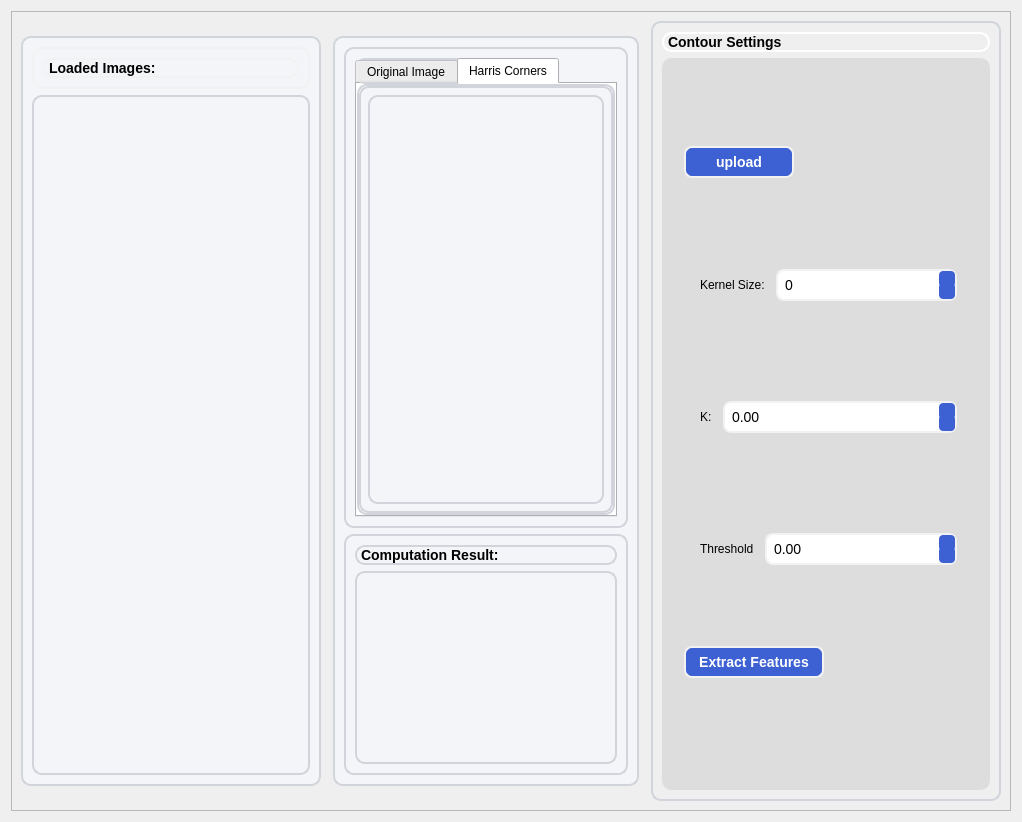
      <widget class="QWidget" name="tab_2">
       <attribute name="title">
        <string>Harris </string>
       </attribute>
       <layout class="QGridLayout" name="gridLayout">
        <item row="0" column="0">
         <widget class="QFrame" name="frame_30">
          <property name="minimumSize">
           <size>
            <width>1000</width>
            <height>800</height>
           </size>
          </property>
          <property name="maximumSize">
           <size>
            <width>2000</width>
            <height>16777215</height>
           </size>
          </property>
          <property name="frameShape">
           <enum>QFrame::StyledPanel</enum>
          </property>
          <property name="frameShadow">
           <enum>QFrame::Raised</enum>
          </property>
          <layout class="QHBoxLayout" name="horizontalLayout_16" stretch="1,2,1">
           <property name="spacing">
            <number>12</number>
           </property>
           <item>
            <widget class="QFrame" name="frame_34">
             <property name="minimumSize">
              <size>
               <width>300</width>
               <height>0</height>
              </size>
             </property>
             <property name="maximumSize">
              <size>
               <width>650</width>
               <height>750</height>
              </size>
             </property>
             <property name="styleSheet">
              <string notr="true">background-color:#F4F5F9;
border-radius:10px;
border : 2px solid #D1D5DB; </string>
             </property>
             <property name="frameShape">
              <enum>QFrame::StyledPanel</enum>
             </property>
             <property name="frameShadow">
              <enum>QFrame::Raised</enum>
             </property>
             <layout class="QGridLayout" name="gridLayout_8">
              <item row="0" column="0">
               <widget class="QFrame" name="frame_35">
                <property name="sizePolicy">
                 <sizepolicy hsizetype="Preferred" vsizetype="Fixed">
                  <horstretch>0</horstretch>
                  <verstretch>0</verstretch>
                 </sizepolicy>
                </property>
                <property name="styleSheet">
                 <string notr="true">border : 2px solid #F2F2F2; </string>
                </property>
                <property name="frameShape">
                 <enum>QFrame::StyledPanel</enum>
                </property>
                <property name="frameShadow">
                 <enum>QFrame::Raised</enum>
                </property>
                <layout class="QHBoxLayout" name="horizontalLayout_29">
                 <item>
                  <widget class="QLabel" name="file_list_label">
                   <property name="sizePolicy">
                    <sizepolicy hsizetype="Preferred" vsizetype="Fixed">
                     <horstretch>0</horstretch>
                     <verstretch>0</verstretch>
                    </sizepolicy>
                   </property>
                   <property name="styleSheet">
                    <string notr="true">color: rgb(0, 0, 0);
font-weight: bold;
font-size: 14px;</string>
                   </property>
                   <property name="text">
                    <string>Loaded Images:</string>
                   </property>
                  </widget>
                 </item>
                </layout>
               </widget>
              </item>
              <item row="1" column="0">
               <widget class="QListWidget" name="file_list"/>
              </item>
             </layout>
            </widget>
           </item>
           <item>
            <widget class="QFrame" name="frame_36">
             <property name="minimumSize">
              <size>
               <width>300</width>
               <height>0</height>
              </size>
             </property>
             <property name="maximumSize">
              <size>
               <width>650</width>
               <height>750</height>
              </size>
             </property>
             <property name="styleSheet">
              <string notr="true">background-color:#F4F5F9;
border-radius:10px;
border : 2px solid #D1D5DB; </string>
             </property>
             <property name="frameShape">
              <enum>QFrame::StyledPanel</enum>
             </property>
             <property name="frameShadow">
              <enum>QFrame::Raised</enum>
             </property>
             <layout class="QGridLayout" name="gridLayout_9" rowstretch="2,1">
              <item row="0" column="0">
               <widget class="QFrame" name="frame">
                <property name="frameShape">
                 <enum>QFrame::StyledPanel</enum>
                </property>
                <property name="frameShadow">
                 <enum>QFrame::Raised</enum>
                </property>
                <layout class="QHBoxLayout" name="horizontalLayout_6">
                 <item>
                  <widget class="QTabWidget" name="tabs">
                   <property name="currentIndex">
                    <number>1</number>
                   </property>
                   <widget class="QWidget" name="original_image_tab">
                    <attribute name="title">
                     <string>Original Image</string>
                    </attribute>
                    <layout class="QHBoxLayout" name="horizontalLayout_4">
                     <item>
                      <widget class="QLabel" name="original_image_label">
                       <property name="text">
                        <string/>
                       </property>
                      </widget>
                     </item>
                    </layout>
                   </widget>
                   <widget class="QWidget" name="harris_tab">
                    <attribute name="title">
                     <string>Harris Corners</string>
                    </attribute>
                    <layout class="QHBoxLayout" name="horizontalLayout_5">
                     <item>
                      <widget class="QLabel" name="harris_image_label">
                       <property name="text">
                        <string/>
                       </property>
                      </widget>
                     </item>
                    </layout>
                   </widget>
                  </widget>
                 </item>
                </layout>
               </widget>
              </item>
              <item row="1" column="0">
               <widget class="QFrame" name="frame_3">
                <property name="frameShape">
                 <enum>QFrame::StyledPanel</enum>
                </property>
                <property name="frameShadow">
                 <enum>QFrame::Raised</enum>
                </property>
                <layout class="QVBoxLayout" name="verticalLayout_7">
                 <item>
                  <widget class="QLabel" name="results_label">
                   <property name="sizePolicy">
                    <sizepolicy hsizetype="Preferred" vsizetype="Fixed">
                     <horstretch>0</horstretch>
                     <verstretch>0</verstretch>
                    </sizepolicy>
                   </property>
                   <property name="styleSheet">
                    <string notr="true">color: rgb(0, 0, 0);
font-weight: bold;
font-size: 14px;</string>
                   </property>
                   <property name="text">
                    <string>Computation Result:</string>
                   </property>
                  </widget>
                 </item>
                 <item>
                  <widget class="QTextEdit" name="results_text"/>
                 </item>
                </layout>
               </widget>
              </item>
             </layout>
            </widget>
           </item>
           <item>
            <widget class="QFrame" name="frame_38">
             <property name="minimumSize">
              <size>
               <width>350</width>
               <height>0</height>
              </size>
             </property>
             <property name="maximumSize">
              <size>
               <width>300</width>
               <height>16777215</height>
              </size>
             </property>
             <property name="styleSheet">
              <string notr="true">
font: 10pt &quot;MS Shell Dlg 2&quot;;
border-radius:10px;
border : 2px solid #D1D5DB; </string>
             </property>
             <property name="frameShape">
              <enum>QFrame::StyledPanel</enum>
             </property>
             <property name="frameShadow">
              <enum>QFrame::Raised</enum>
             </property>
             <layout class="QVBoxLayout" name="verticalLayout_8">
              <item>
               <widget class="QLabel" name="label_10">
                <property name="sizePolicy">
                 <sizepolicy hsizetype="Preferred" vsizetype="Fixed">
                  <horstretch>0</horstretch>
                  <verstretch>0</verstretch>
                 </sizepolicy>
                </property>
                <property name="font">
                 <font>
                  <family>MS Shell Dlg 2</family>
                  <pointsize>-1</pointsize>
                  <weight>75</weight>
                  <italic>false</italic>
                  <bold>true</bold>
                 </font>
                </property>
                <property name="styleSheet">
                 <string notr="true">color: rgb(0, 0, 0);
font-weight: bold;
font-size: 14px;
border : 2px solid #FFFFFF; </string>
                </property>
                <property name="text">
                 <string>Contour Settings</string>
                </property>
               </widget>
              </item>
              <item>
               <widget class="QFrame" name="frame_39">
                <property name="styleSheet">
                 <string notr="true">background-color: rgb(221, 221, 221);
border : 2px solid #DDDDDD; 
border-radius:10px;</string>
                </property>
                <property name="frameShape">
                 <enum>QFrame::StyledPanel</enum>
                </property>
                <property name="frameShadow">
                 <enum>QFrame::Raised</enum>
                </property>
                <layout class="QVBoxLayout" name="verticalLayout">
                 <item>
                  <widget class="QFrame" name="harrisOption_frame">
                   <property name="sizePolicy">
                    <sizepolicy hsizetype="Preferred" vsizetype="Preferred">
                     <horstretch>0</horstretch>
                     <verstretch>0</verstretch>
                    </sizepolicy>
                   </property>
                   <property name="frameShape">
                    <enum>QFrame::StyledPanel</enum>
                   </property>
                   <property name="frameShadow">
                    <enum>QFrame::Raised</enum>
                   </property>
                   <layout class="QVBoxLayout" name="verticalLayout_3">
                    <item>
                     <widget class="QPushButton" name="load_button">
                      <property name="minimumSize">
                       <size>
                        <width>110</width>
                        <height>30</height>
                       </size>
                      </property>
                      <property name="maximumSize">
                       <size>
                        <width>100</width>
                        <height>16777215</height>
                       </size>
                      </property>
                      <property name="font">
                       <font>
                        <family>MS Shell Dlg 2</family>
                        <pointsize>-1</pointsize>
                        <weight>75</weight>
                        <italic>false</italic>
                        <bold>true</bold>
                       </font>
                      </property>
                      <property name="styleSheet">
                       <string notr="true">QPushButton {
    background-color: #3D61D3;  /* Same as ComboBox */
    border-radius: 8px;
    color: white;
    border: 2px solid #F2F2F2;
    padding: 6px 12px;
    font-size: 14px;
    font-weight: bold;
    transition: background-color 0.3s ease-in-out;
}

/* Hover effect */
QPushButton:hover {
    background-color: #2C4ABF; /* Slightly darker blue */
}

/* Pressed effect */
QPushButton:pressed {
    background-color: #1F3A93; /* Even darker for press */
}
</string>
                      </property>
                      <property name="text">
                       <string>upload</string>
                      </property>
                     </widget>
                    </item>
                    <item>
                     <widget class="QFrame" name="frame_50">
                      <property name="minimumSize">
                       <size>
                        <width>0</width>
                        <height>60</height>
                       </size>
                      </property>
                      <property name="maximumSize">
                       <size>
                        <width>16777215</width>
                        <height>50</height>
                       </size>
                      </property>
                      <property name="styleSheet">
                       <string notr="true"/>
                      </property>
                      <property name="frameShape">
                       <enum>QFrame::StyledPanel</enum>
                      </property>
                      <property name="frameShadow">
                       <enum>QFrame::Raised</enum>
                      </property>
                      <layout class="QHBoxLayout" name="horizontalLayout_37">
                       <item>
                        <widget class="QLabel" name="ksize_label">
                         <property name="sizePolicy">
                          <sizepolicy hsizetype="Fixed" vsizetype="Fixed">
                           <horstretch>0</horstretch>
                           <verstretch>0</verstretch>
                          </sizepolicy>
                         </property>
                         <property name="font">
                          <font>
                           <family>MS Shell Dlg 2</family>
                           <pointsize>9</pointsize>
                           <weight>9</weight>
                           <italic>false</italic>
                           <bold>false</bold>
                          </font>
                         </property>
                         <property name="styleSheet">
                          <string notr="true">color: rgb(0, 0, 0);
font: 75 9pt &quot;MS Shell Dlg 2&quot;;
</string>
                         </property>
                         <property name="text">
                          <string>Kernel Size:</string>
                         </property>
                        </widget>
                       </item>
                       <item>
                        <widget class="QSpinBox" name="ksize_spin">
                         <property name="styleSheet">
                          <string notr="true">QSpinBox {
    background-color: #FFFFFF;  /* Clean white background */
    border-radius: 8px;
    color: black;
    border: 2px solid #F2F2F2;  /* Light gray border */
    padding: 5px;
    font-size: 14px;
}

/* Style for the spin buttons */
QSpinBox::up-button, QSpinBox::down-button {
    background-color: #3D61D3;  /* Blue buttons */
    border: none;
    width: 16px;
    height: 16px;
    border-radius: 4px;
}

/* Hover effect */
QSpinBox::up-button:hover, QSpinBox::down-button:hover {
    background-color: #2E4BB7;  /* Slightly darker blue on hover */
}

/* White Arrow Icons */
QSpinBox::up-arrow, QSpinBox::down-arrow {
    width: 10px;
    height: 10px;
    image: url(:/icons/icons8-chevron-up-100.png); /* Replace with actual white arrow icon */
}

QDoubleSpinBox::down-arrow {
    image: url(:/icons/icons8-chevron-up-100.png);
}
</string>
                         </property>
                        </widget>
                       </item>
                      </layout>
                     </widget>
                    </item>
                    <item>
                     <widget class="QFrame" name="frame_51">
                      <property name="minimumSize">
                       <size>
                        <width>0</width>
                        <height>60</height>
                       </size>
                      </property>
                      <property name="maximumSize">
                       <size>
                        <width>16777215</width>
                        <height>50</height>
                       </size>
                      </property>
                      <property name="styleSheet">
                       <string notr="true"/>
                      </property>
                      <property name="frameShape">
                       <enum>QFrame::StyledPanel</enum>
                      </property>
                      <property name="frameShadow">
                       <enum>QFrame::Raised</enum>
                      </property>
                      <layout class="QHBoxLayout" name="horizontalLayout_38">
                       <item>
                        <widget class="QLabel" name="k_label">
                         <property name="sizePolicy">
                          <sizepolicy hsizetype="Fixed" vsizetype="Fixed">
                           <horstretch>0</horstretch>
                           <verstretch>0</verstretch>
                          </sizepolicy>
                         </property>
                         <property name="font">
                          <font>
                           <family>MS Shell Dlg 2</family>
                           <pointsize>9</pointsize>
                           <weight>9</weight>
                           <italic>false</italic>
                           <bold>false</bold>
                          </font>
                         </property>
                         <property name="styleSheet">
                          <string notr="true">color: rgb(0, 0, 0);
font: 75 9pt &quot;MS Shell Dlg 2&quot;;
</string>
                         </property>
                         <property name="text">
                          <string>K:</string>
                         </property>
                        </widget>
                       </item>
                       <item>
                        <widget class="QDoubleSpinBox" name="k_spin">
                         <property name="styleSheet">
                          <string notr="true">QDoubleSpinBox {
    background-color: #FFFFFF;  /* Clean white background */
    border-radius: 8px;
    color: black;
    border: 2px solid #F2F2F2;  /* Light gray border */
    padding: 5px;
    font-size: 14px;
}

/* Style for the spin buttons */
QDoubleSpinBox::up-button, QDoubleSpinBox::down-button {
    background-color: #3D61D3;  /* Blue buttons */
    border: none;
    width: 16px;
    height: 16px;
    border-radius: 4px;
}

/* Hover effect */
QDoubleSpinBox::up-button:hover, QDoubleSpinBox::down-button:hover {
    background-color: #2E4BB7;  /* Slightly darker blue on hover */
}

/* White Arrow Icons */
QDoubleSpinBox::up-arrow, QDoubleSpinBox::down-arrow {
    width: 10px;
    height: 10px;
    image: url(:/icons/icons8-chevron-up-100.png); /* Replace with actual white arrow icon */
}
</string>
                         </property>
                        </widget>
                       </item>
                      </layout>
                     </widget>
                    </item>
                    <item>
                     <widget class="QFrame" name="frame_52">
                      <property name="minimumSize">
                       <size>
                        <width>0</width>
                        <height>60</height>
                       </size>
                      </property>
                      <property name="maximumSize">
                       <size>
                        <width>16777215</width>
                        <height>50</height>
                       </size>
                      </property>
                      <property name="styleSheet">
                       <string notr="true"/>
                      </property>
                      <property name="frameShape">
                       <enum>QFrame::StyledPanel</enum>
                      </property>
                      <property name="frameShadow">
                       <enum>QFrame::Raised</enum>
                      </property>
                      <layout class="QHBoxLayout" name="horizontalLayout_40">
                       <item>
                        <widget class="QLabel" name="threshold_label">
                         <property name="sizePolicy">
                          <sizepolicy hsizetype="Fixed" vsizetype="Fixed">
                           <horstretch>0</horstretch>
                           <verstretch>0</verstretch>
                          </sizepolicy>
                         </property>
                         <property name="font">
                          <font>
                           <family>MS Shell Dlg 2</family>
                           <pointsize>9</pointsize>
                           <weight>9</weight>
                           <italic>false</italic>
                           <bold>false</bold>
                          </font>
                         </property>
                         <property name="styleSheet">
                          <string notr="true">color: rgb(0, 0, 0);
font: 75 9pt &quot;MS Shell Dlg 2&quot;;
</string>
                         </property>
                         <property name="text">
                          <string>Threshold</string>
                         </property>
                        </widget>
                       </item>
                       <item>
                        <widget class="QDoubleSpinBox" name="threshold_spin">
                         <property name="styleSheet">
                          <string notr="true">QDoubleSpinBox {
    background-color: #FFFFFF;  /* Clean white background */
    border-radius: 8px;
    color: black;
    border: 2px solid #F2F2F2;  /* Light gray border */
    padding: 5px;
    font-size: 14px;
}

/* Style for the spin buttons */
QDoubleSpinBox::up-button, QDoubleSpinBox::down-button {
    background-color: #3D61D3;  /* Blue buttons */
    border: none;
    width: 16px;
    height: 16px;
    border-radius: 4px;
}

/* Hover effect */
QDoubleSpinBox::up-button:hover, QDoubleSpinBox::down-button:hover {
    background-color: #2E4BB7;  /* Slightly darker blue on hover */
}

/* White Arrow Icons */
QDoubleSpinBox::up-arrow, QDoubleSpinBox::down-arrow {
    width: 10px;
    height: 10px;
    image: url(:/icons/icons8-chevron-up-100.png); /* Replace with actual white arrow icon */
}
</string>
                         </property>
                        </widget>
                       </item>
                      </layout>
                     </widget>
                    </item>
                    <item>
                     <widget class="QPushButton" name="run_button">
                      <property name="minimumSize">
                       <size>
                        <width>140</width>
                        <height>30</height>
                       </size>
                      </property>
                      <property name="maximumSize">
                       <size>
                        <width>100</width>
                        <height>16777215</height>
                       </size>
                      </property>
                      <property name="font">
                       <font>
                        <family>MS Shell Dlg 2</family>
                        <pointsize>-1</pointsize>
                        <weight>75</weight>
                        <italic>false</italic>
                        <bold>true</bold>
                       </font>
                      </property>
                      <property name="styleSheet">
                       <string notr="true">QPushButton {
    background-color: #3D61D3;  /* Same as ComboBox */
    border-radius: 8px;
    color: white;
    border: 2px solid #F2F2F2;
    padding: 6px 12px;
    font-size: 14px;
    font-weight: bold;
    transition: background-color 0.3s ease-in-out;
}

/* Hover effect */
QPushButton:hover {
    background-color: #2C4ABF; /* Slightly darker blue */
}

/* Pressed effect */
QPushButton:pressed {
    background-color: #1F3A93; /* Even darker for press */
}
</string>
                      </property>
                      <property name="text">
                       <string>Extract Features</string>
                      </property>
                     </widget>
                    </item>
                   </layout>
                  </widget>
                 </item>
                 <item>
                  <widget class="QLabel" name="hough_sliderLabel4">
                   <property name="sizePolicy">
                    <sizepolicy hsizetype="Preferred" vsizetype="Fixed">
                     <horstretch>0</horstretch>
                     <verstretch>0</verstretch>
                    </sizepolicy>
                   </property>
                   <property name="font">
                    <font>
                     <family>MS Shell Dlg 2</family>
                     <pointsize>9</pointsize>
                     <weight>9</weight>
                     <italic>false</italic>
                     <bold>false</bold>
                    </font>
                   </property>
                   <property name="styleSheet">
                    <string notr="true">color: rgb(0, 0, 0);
font: 75 9pt &quot;MS Shell Dlg 2&quot;;
</string>
                   </property>
                   <property name="text">
                    <string/>
                   </property>
                  </widget>
                 </item>
                </layout>
               </widget>
              </item>
             </layout>
            </widget>
           </item>
          </layout>
         </widget>
        </item>
       </layout>
      </widget>
